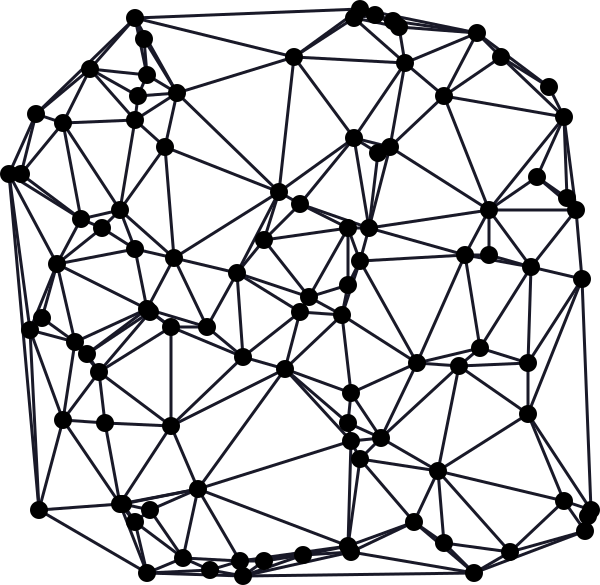

This figure's Python source:
from math import sqrt
from prieniky import intersection
import random
import svgwrite


size = 200

def draw(lines, points):
    img = svgwrite.Drawing('triangulacia.svg', profile='tiny')
    stroke = svgwrite.rgb(10,10,16,'%')
    for k, l in lines:
        img.add(img.line(k, l, stroke=stroke))

    for p in points:
        img.add(img.circle(p, r = 3))

    img.save()

def intersection2(l1, l2):				#checks intersection of 2 lines
    ((x1, y1), (x2, y2)) = l1
    ((x3, y3), (x4, y4)) = l2

    if x1 == x3 and y1 == y3 \				#checks exists connections of lines
       or x2 == x3 and y2 == y3 \
       or x1 == x4 and y1 == y4 \
       or x2 == x4 and y2 == y4:
        return None
    else:
    	return intersection(l1,l2)


def intersection_lines(l1, lines):
    for l2 in lines:
        if intersection2(l1, l2) is not None:
            return True

    return False

def triangulate(points): 				# Greedy algorithm
    potentlines = []
    for i in range(len(points)):
        for j in range(i+1, len(points)):
            potentlines.append((points[i], points[j]))  # generujeme vsetky kombinacie useciek
    potentlines.sort(key=length)			# usecky zoradi podla dlzky

    lines = []
    for l1 in potentlines:
        if not intersection_lines(l1, lines):
            lines.append(l1)

    return lines

def rand_point_generator():				# generator bodov
    x = random.randint(0, size-5)
    y = random.randint(0, size-5)
    return x,y

def length(l):
    (x1, y1), (x2, y2) = l
    return sqrt((x1 - x2)**2 + (y1 - y2)**2)

points = [rand_point_generator() for _ in range(100)]
lines = triangulate(points)
draw(lines, points)

